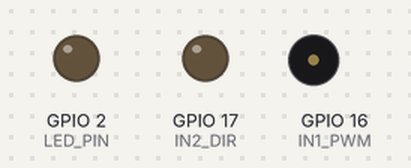
This sketch was run on a simulated ESP32. Shown: output pins drawn as LEDs (lit = HIGH), buzzer (waves = sounding). Random numbers use the default seed unless the sketch sets one; pins used as bus, display or sensor lines are not drawn; what the sketch prints to the serial monitor is not drawn.

Above: at 0.05 s.
At 0.5 s:
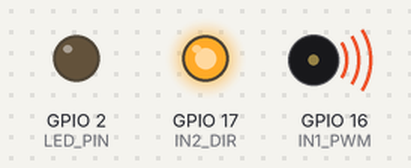
At 35.01 s:
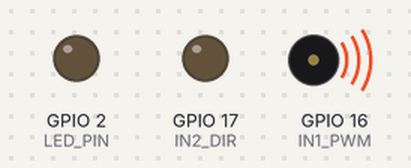
Timing chart, 0 to 40.0 s (numbered marks = the images above):
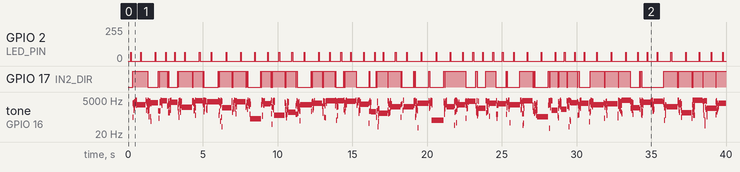

The sketch:

hardware_protector.ino.ino
```cpp
// === Combo Optical + Magnetic Randomizer (ESP32) ===
// LED: GPIO2 (onboard) or change to your IR LED pin
// DRV8871: IN1=GPIO16 (PWM), IN2=GPIO17 (direction)
// Power coils from 5–9V; aim ~20–50 mA to start.

#include <driver/ledc.h>

const int LED_PIN = 2;      // onboard LED (change if needed)
const int IN1_PWM = 16;     // DRV8871 IN1 (PWM)
const int IN2_DIR = 17;     // DRV8871 IN2 (direction)

void setup() {
  pinMode(LED_PIN, OUTPUT);
  pinMode(IN2_DIR, OUTPUT);
  digitalWrite(IN2_DIR, LOW);

  // LEDC channel setup for coil PWM on IN1
  // We'll change frequency often; duty ~30–70% randomized
  ledcSetup(0, 1000, 10);           // channel 0, 1 kHz start, 10-bit resolution
  ledcAttachPin(IN1_PWM, 0);

  // Seed RNG
  uint32_t seed = esp_random();
  randomSeed(seed);

  Serial.begin(115200);
  Serial.println("ESP32 LED + Coil Randomizer ready.");
}

static void coilBurst(uint16_t ms_min, uint16_t ms_max) {
  // Randomized burst of PWM with chirp steps
  uint32_t burst_ms = random(ms_min, ms_max + 1);
  uint32_t t0 = millis();

  // Flip direction sometimes to avoid DC bias
  digitalWrite(IN2_DIR, (random(0, 2) == 0) ? LOW : HIGH);

  while (millis() - t0 < burst_ms) {
    // Randomize frequency in 50–5000 Hz, and duty 30–70%
    uint32_t f = random(50, 5001);
    uint32_t duty = random(300, 721); // 10-bit scale (0..1023)
    ledcWriteTone(0, f);
    ledcWrite(0, duty);

    // Short segment 2–12 ms
    delay(random(2, 13));
  }
  // Stop PWM
  ledcWrite(0, 0);
}

static void ledPulse(uint16_t on_ms, uint16_t off_ms) {
  digitalWrite(LED_PIN, HIGH);
  delay(on_ms);
  digitalWrite(LED_PIN, LOW);
  delay(off_ms);
}

void loop() {
  // --- LED randomized pattern (e.g., 3 ms bursts + descending offs) ---
  for (int off = 24; off >= 6; off -= 2) {
    ledPulse(3, off);
  }
  delay(random(100, 501)); // 100–500 ms rest

  // --- Random coil bursts (optical + magnetic not phase-locked) ---
  // Four quick random bursts 8–40 ms each
  for (int i = 0; i < 4; i++) coilBurst(8, 40);

  // One longer chirp burst 80–200 ms
  coilBurst(80, 200);

  // Short idle gap
  delay(random(30, 120));
}
```

Measured:
- by itself, tone on GPIO 16 (IN1_PWM): plays 297 Hz for 0.02 s, 2835 Hz for 0.01 s, 2333 Hz for 0.02 s, 3237 Hz for 0.01 s, 2465 Hz for 0.01 s, 920 Hz for 0.01 s … (791 notes in this stretch)
